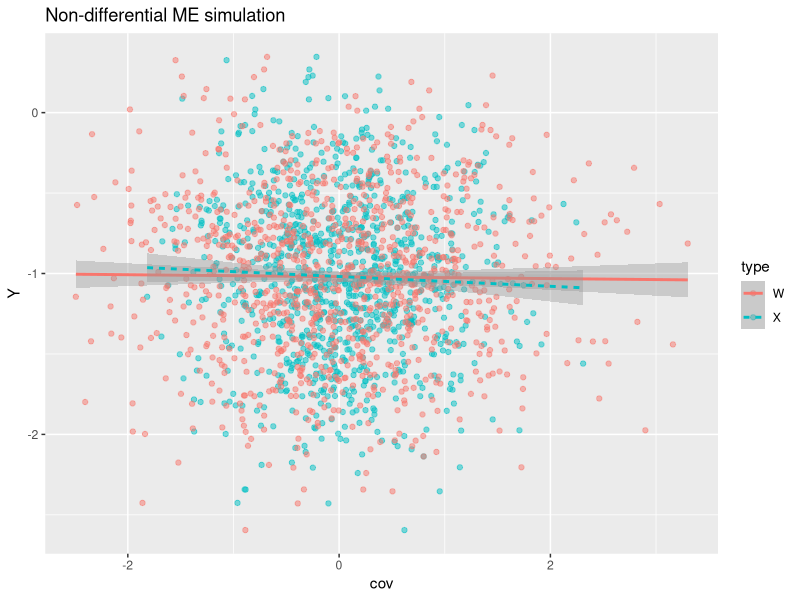
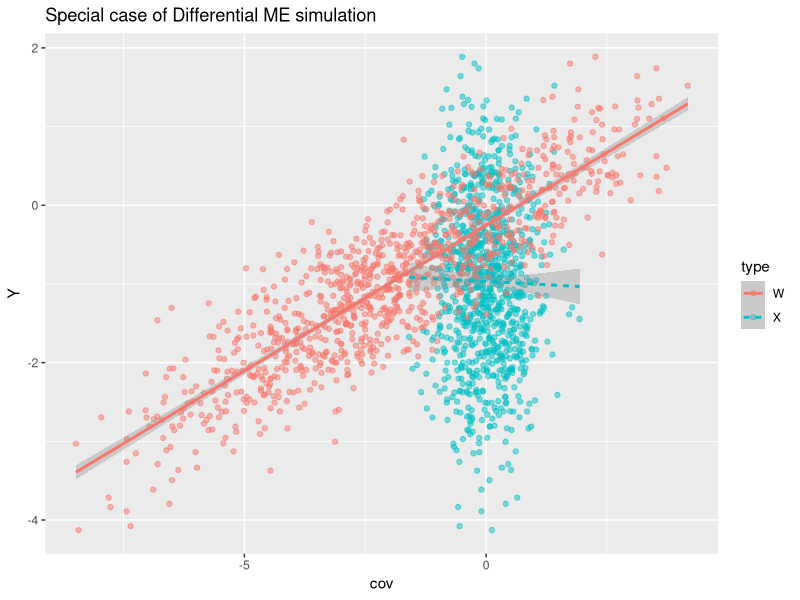

The R source for these figures, in order:
## ---- chunk 1
alpha <- -1
beta  <- 0
sigsq <- 0.25
sigsqx <- 0.5
sigsqu <- 0.5

B <- 1000

X <- sqrt(sigsqx) * rnorm(B)
U <- sqrt(sigsqu) * rnorm(B)
W <- X + U

Y <- alpha + beta*X + sqrt(sigsq)*rnorm(B)
df <- data.frame(Y=rep(Y, times=2), cov=c(X,W),type=rep(c("X","W"), each=B))


fit_true <- lm(Y ~ X)
fit_naive <- lm(Y ~ W)

fit_true$name <- "true"
fit_naive$name <- "naive"

# Create a list of models
model_list <- list(fit_true, fit_naive)

# Initialize an empty list to store the tidy summaries
tidy_summaries <- list()

# Loop through the models and tidy the summary output
for (model in model_list) {
  tidy_summary <- broom::tidy(model)
  tidy_summary$model <- model$name
  tidy_summaries[[length(tidy_summaries) + 1]] <- tidy_summary
}
options(digits = 4)
knitr::kable(tidy_summaries, caption = "Simulation 1: Non-differential ME")
## ---- chunk 2
library(ggplot2)

ggplot(df, aes(cov, Y)) + 
  geom_point(aes(col=type), alpha = 0.5) + 
  geom_smooth(aes(col = type, linetype = type), method="lm") + 
  ggtitle("Non-differential ME simulation")
## ---- chunk 3
alpha <- -1
beta  <- 0
sigsq <- 1.05
sigsqx <- 0.3
sigsqu <- 1.05

B <- 1000

X <- sqrt(sigsqx) * rnorm(B)
U <- sqrt(sigsqu) * rnorm(B)
Y <- alpha + beta*X + sqrt(sigsq)*rnorm(B)
W <- X + U + 2*Y

df <- data.frame(Y=rep(Y, times=2), cov=c(X,W),type=rep(c("X","W"), each=B))


fit_true <- lm(Y ~ X)
fit_naive <- lm(Y ~ W)

fit_true$name <- "true"
fit_naive$name <- "naive"

# Create a list of models
model_list <- list(fit_true, fit_naive)

# Initialize an empty list to store the tidy summaries
tidy_summaries <- list()

# Loop through the models and tidy the summary output
for (model in model_list) {
  tidy_summary <- broom::tidy(model)
  tidy_summary$model <- model$name
  tidy_summaries[[length(tidy_summaries) + 1]] <- tidy_summary
}
options(digits = 4)
knitr::kable(tidy_summaries, caption = "Simulation 2: Special case of Differential ME")

## ---- chunk 4
library(ggplot2)

ggplot(df, aes(cov, Y)) + 
  geom_point(aes(col=type), alpha = 0.5) + 
  geom_smooth(aes(col = type, linetype = type), method="lm") + 
  ggtitle("Special case of Differential ME simulation")
## ---- chunk 5
n11 <- 50
n02 <- 87
n12 <- 104
n01 <- 55

n13 <- 14
n14 <- 14
n15 <- 10
n16 <- 58
n03 <- 29
n04 <- 3
n05 <- 8
n06 <- 68

OR <- n11*n02 / (n12 * n01)
SE <- sqrt(1/n11 + 1/n02 + 1/n12 + 1/n01)
CI <- exp(log(OR) + 1.96*c(-SE, SE))
## ---- chunk 6
SE1 <- n13 / (n13+n15)
SE0 <- n03 / (n03+n05)

SP1 <- n16 / (n16 + n14)
SP0 <- n06 / (n06 + n04)
